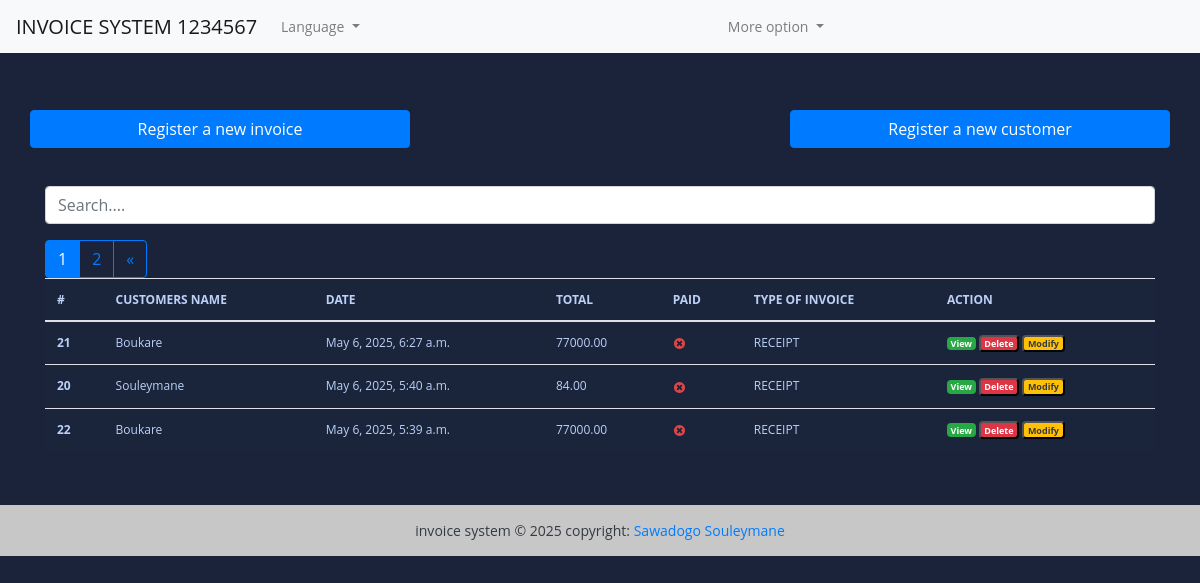
Page /en/ (signed in) on the committed database.
### fact_app/models.py (models this page shows, shortened)
class Invoice(models.Model):
    INVOICE_TYPE = (
        ('R', _("RECEIPT")),
        ('P', _("PR0FORMA FACTURE")),
        ('I', _("INVOICE")),
    )
    customer = models.ForeignKey(Customer, on_delete=models.PROTECT)
    save_by = models.ForeignKey(User, on_delete=models.PROTECT)
    invoice_date_time = models.DateTimeField(auto_now=True)
    total = models.DecimalField(max_digits=10000, decimal_places=2)
    last_updated_date = models.DateTimeField(null=True, blank=True)
    paid = models.BooleanField(default=False)
    invoice_type = models.CharField(max_length=1, choices=INVOICE_TYPE)
    comments = models.TextField(null=True, max_length=1000, blank=True)
    class Meta:
        verbose_name = "Invoice"
        verbose_name_plural = "Invoices"
    @property
    def get_total(self):
        articles = self.articles.all()
        total = sum(article.get_total or 0 for article in articles)
        return total

class Customer(models.Model):
    SEX_TYPES = (
        ('M', _("Male")),
        ('F', _("Feminine")),
    )
    name = models.CharField(max_length=132)
    email = models.EmailField()
    phone = models.CharField(max_length=132)
    address = models.CharField(max_length=64)
    sex = models.CharField(max_length=1, choices=SEX_TYPES)
    age = models.CharField(max_length=12 )
    city = models.CharField(max_length=32)
    zip_code = models.CharField(max_length=16)
    created_date = models.DateTimeField(auto_now_add=True)
    save_by = models.ForeignKey(User, on_delete=models.PROTECT )
    class Meta:
        verbose_name = "Customer"
        verbose_name_plural = "Customers"

class Article(models.Model):
    invoice = models.ForeignKey(Invoice, on_delete=models.CASCADE, related_name="articles")  # Ajout de related_name
    name = models.CharField(max_length=32)
    quantity = models.IntegerField()
    unit_price = models.DecimalField(max_digits=1000, decimal_places=2)
    total = models.DecimalField(max_digits=1000, decimal_places=2)
    class Meta:
        verbose_name = 'Article'
        verbose_name_plural = 'Articles'
    @property
    def get_total(self):
        total = self.quantity * self.unit_price
        return total

### fact_app/views.py (the view, shortened to what this page needs)
# urls.py: path('', HomeView.as_view(), name='home'),
class HomeView(LoginRequiredSuperuserMixim, View):
    templates_name = 'index.html'
    invoices = Invoice.objects.select_related('customer', 'save_by').all().order_by('-invoice_date_time')
    context = {'invoices': invoices}
    def get(self, request, *args, **kwargs):
        default_page = 1
        page = request.GET.get('page', default_page)
        items_per_page = 3
        paginator = Paginator(self.invoices, items_per_page)
        try:
            items_page = paginator.page(page)
        except PageNotAnInteger:
            items_page = paginator.page(default_page)
        except EmptyPage:
            items_page = paginator.page(paginator.num_pages)
        self.context['invoices'] = items_page
        return render(request, self.templates_name, self.context)

### fact_app/context_processors.py (called while the page is built)
def language_context(request):
    return {
        'LANGUAGE_CODE': get_language(),
    }

### templates/index.html (shortened to what this page needs)
{% extends "base.html" %}
{% load static %}
{% load i18n %}
{% block content %}
<br><br>
<div class="row">
   <a href="{% url 'add-invoice' %}" class="btn col-md-4 btn-primary">
      {% trans 'Register a new invoice' %}
   </a>
   <a href='#' class="col-md-4">
   </a>
   <a href="{% url 'add-customer' %}" class="btn col-md-4 btn-primary">
       {% trans ' Register a new customer' %}
   </a>
</div>
<br> <br>
<div class="form-group ">
   <input id="search" class="form-control" type="text" placeholder="Search....">
</div>
<div>
   <table class="table table-striped-columns">
      <thead>
         <tr>
            <th scope="col">#</th>
            <th scope="col">CUSTOMERS NAME</th>
            <th scope="col">DATE</th>
            <th scope="col">TOTAL</th>
            <th scope="col">PAID</th>
            <th scope="col">TYPE OF INVOICE</th>
            <th scope="col">ACTION</th>
         </tr>
      </thead>
      <tbody id="myTable">
         {% if invoices %}
         {% for facture in invoices %}
         <tr>
            <th scope="row">{{ facture.pk }}</th>
            <td>{{facture.customer.name}}</td>
            <td>{{facture.invoice_date_time}}</td>
            <td>{{ facture.get_total }}</td>
            <td>
               {% if facture.paid %}
               <img src="{% static 'images/icon-yes.svg' %}" alt="True">
               {% else %}
               <img src="{% static 'images/icon-no.svg' %}" alt="False">
               {% endif %}
            </td>
            <td>{{facture.get_invoice_type_display }}</td>
            <td>
               <a href="{% url 'view-invoice' pk=facture.pk %}" title="Detail" class="badge text-white bg-success">{% trans 'View' %}</a>
               <button id="btn-invoice-sup" type="button" data-toggle="modal" data-target="#supprimer"
                  class="badge text-white bg-danger" title="Supprimer" data-id="{{ facture.pk }}"
                  data-customer="{{facture.customer.name}}">{% trans 'Delete' %}
               </button>
               <button id="btn-invoice-mod" type="button" data-toggle="modal" title="Modifier" data-target="#modifier"
                  data-id="{{facture.pk}}" data-customer="{{facture.customer.name}}"
                  class="badge text-dark bg-warning"> {% trans 'Modify'  %}
               </button>
            </td>
         </tr>
         {% endfor %}
         {% if invoices.has_other_pages %}
         <div class="btn-group" role="group" aria-label="Item pagination">
            {% for page_number in invoices.paginator.page_range %}
               {% if invoices.number == page_number %}
                  <button class="btn btn-outline-primary active">
                     <span> {{page_number}} <span class="sr-only">(current)</span></span>
                  </button>
                  {% else %}
                     <a href="?page={{page_number}}" class="btn btn-outline-primary">
                        {{ page_number }}
                     </a>
               {% endif %}
            {% endfor %}
            {% if invoices.has_next %}
               <a href="?page={{ invoices.next_page_number }}" class="btn btn-outline-primary">&laquo;</a>
            {% endif %}
         </div>
         {% endif %}
         {% else %}
         <p class="text-center text-white">No invoice found.</p>
         {% endif %}
      </tbody>
   </table>
</div>
<br><br>
{% endblock %}

### templates/base.html (shortened to what this page needs)
<!DOCTYPE html>
{% load static %}
{% load i18n %}
<html lang="en">
<head>
  <link rel="stylesheet" href="https://cdn.jsdelivr.net/npm/bootstrap@4.6.2/dist/css/bootstrap.min.css"
>
  <link rel="stylesheet" href="{% static 'style.css' %}">
</head>
<body>
  {% get_available_languages as LANGUAGES %}
  {% get_language_info_list for LANGUAGES as languages %}
  <header>
    <nav class="navbar navbar-expand-lg navbar-light bg-light">
      <a class="navbar-brand" href="/">{% trans "INVOICE SYSTEM 1234567" %}</a>
      <div class="collapse navbar-collapse" id="navbarSupportedContent">
        <ul class="navbar-nav mr-auto">
          <div class="nav-item dropdown">
            <a class="nav-link dropdown-toggle" href="#" id="languageDropdown" role="button" data-toggle="dropdown" aria-haspopup="true" aria-expanded="false">
              {% trans "Language" %}
            </a>
                {% get_available_languages as LANGUAGES %}
          </div>
        </ul>
      </div>
      <div class="collapse navbar-collapse" id="navbarSupportedContent">
        <ul class="navbar-nav mr-auto">
          <li class="nav-item dropdown">
            <a class="nav-link dropdown-toggle" href="#" role="button" data-toggle="dropdown" aria-expanded="false">
              More option
            </a>
          </li>
        </ul>
      </div>
    </nav>
  </header>
  <div class="container">
    <div class="wrapper">
      <br>
    </div>
  </div>
  <div class="container">
    {% block content %}
    {% endblock content %}
  </div>
  <footer class="bg-light text-center text-dark">
    <div class="text-center p-3" style="background-color: rgba(0, 0, 0, 0.2);">
      {% trans "invoice system © 2025 copyright:" %}
      <a href="https://donaldprogrammeur.com"> Sawadogo Souleymane</a>
    </div>
  </footer>
</body>
</html>

### static/style.css (style rules this page uses)
body { margin: 0; padding: 0; font: 400 .875rem 'Open Sans', sans-serif; color: #bcd0f7; background: #1A233A; position: relative; height: 100%; }
.table { background: #1a243a; color: #bcd0f7; font-size: .75rem; }

### rows in the picture
Invoice: pk "21", customer.name "Boukare", invoice_date_time "May 6, 2025, 6:27 a.m.", get_total "77000.00", paid False (drawn), invoice_type "RECEIPT"
Invoice: pk "20", customer.name "Souleymane", invoice_date_time "May 6, 2025, 5:40 a.m.", get_total "84.00", paid False (drawn), invoice_type "RECEIPT"
Invoice: pk "22", customer.name "Boukare", invoice_date_time "May 6, 2025, 5:39 a.m.", get_total "77000.00", paid False (drawn), invoice_type "RECEIPT"

### other values in the picture
{{ page_number }} "1"
{{ page_number }} "2"
